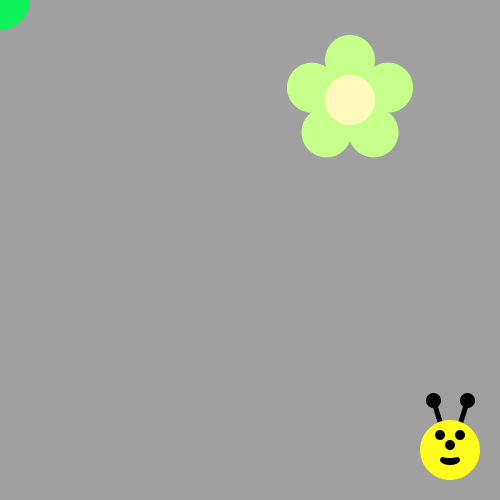
Frame 1 (no input)
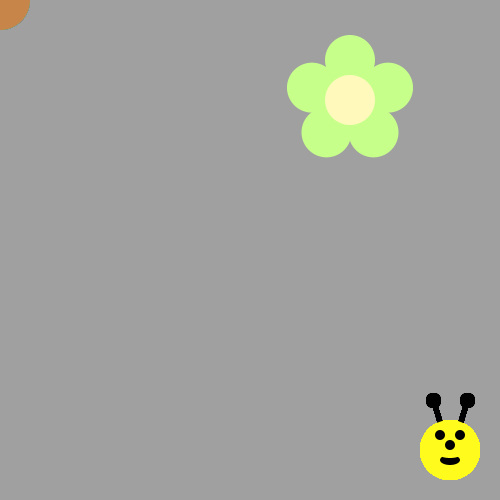
Frame 60 (the mouse pressed at the canvas centre just before this capture)
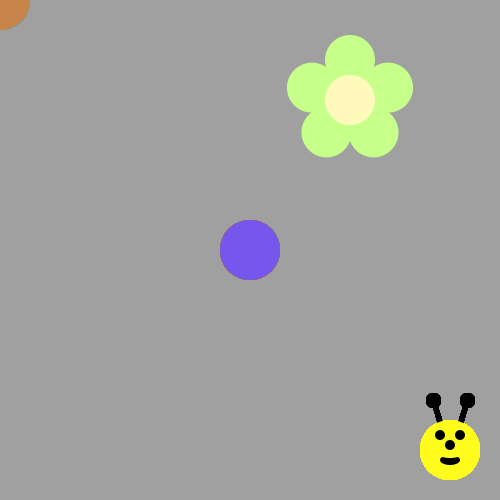
Frame 120 (the mouse held since frame 60 and released just before this capture)

The Processing sketch that drew these frames (run headless with seeded random() and noise(); from frame 60 on, the mouse is pressed at the canvas centre):

// Processing sketch: bumble_bee
// ── bumble_bee.pde
import java.util.Random;
void draw() {
/*Use a loop to make a body for the Bee!
Then put his head on using drawBeeFace(x,y)
Use Modulo to make the colors alternate 
*/

Random r = new Random();
int number = new Random().nextInt(100);
    if (number % 2 == 0) {
     drawYellow(mouseX,mouseY);
    }
    else {
     drawBlack(mouseX,mouseY);
    }
drawBeeFace(450 , 450);



}
void drawYellow(int x, int y) {
  
  fill(new Random().nextInt(256),new Random().nextInt(256),new Random().nextInt(256));
 ellipse(x ,y ,60 ,60 );
 
}

void drawBlack(int x, int y) {
  fill(new Random().nextInt(256),new Random().nextInt(256),new Random().nextInt(256));
 ellipse(x ,y ,60 ,60 );
 
}

void drawFlower(int x, int y) {
     noStroke();
     translate(x, y);
     // draw 5 petals, rotating after each one
     fill(#c6ff89);      // green
      for (int i = 0; i < 5; i++) {
           ellipse(0, -40, 50, 50);
          rotate(radians(72));
     }
     fill(#fff9bb); // light yellow
     ellipse(0, 0, 50, 50);
} 
void drawBeeFace(int BeeFaceX, int BeeFaceY) {
     noStroke();
     fill(0, 0, 0);
     stroke(1);
     strokeWeight(5);
     line(BeeFaceX-10, BeeFaceY-27, BeeFaceX-17, BeeFaceY-50);
     line(BeeFaceX+10, BeeFaceY-27, BeeFaceX+17, BeeFaceY-50);
     ellipse(BeeFaceX-17, BeeFaceY-50, 10, 10);
     ellipse(BeeFaceX+17, BeeFaceY-50, 10, 10);
     noStroke();
     fill(255, 251, 28);
     ellipse(BeeFaceX, BeeFaceY, 60, 60); // face
     fill(255, 237, 209);
     fill(0,0,0);
      ellipse(BeeFaceX-10, BeeFaceY-15, 10, 10); // eyes
     ellipse(BeeFaceX+10, BeeFaceY-15, 10, 10);
      ellipse(BeeFaceX, BeeFaceY-5, 10, 10); // nose
      ellipse(BeeFaceX, BeeFaceY+10, 20, 10);// mouth
     fill(255, 251, 28);
     ellipse(BeeFaceX, BeeFaceY+5, 20, 6);
}

void setup() {
     ellipseMode(CENTER);
     size(500, 500);
     background(160, 160, 160);
      drawFlower(350, 100);
}
